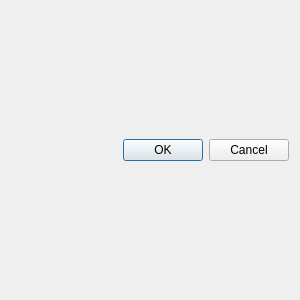
<?xml version="1.0" encoding="UTF-8"?>
<ui version="4.0">
 <class>Dialog</class>
 <widget class="QDialog" name="Dialog">
  <property name="geometry">
   <rect>
    <x>0</x>
    <y>0</y>
    <width>300</width>
    <height>300</height>
   </rect>
  </property>
  <property name="windowTitle">
   <string>Dialog</string>
  </property>
  <layout class="QHBoxLayout" name="horizontalLayout">
   <item>
    <layout class="QVBoxLayout" name="verticalLayout">
     <item>
      <layout class="QGridLayout" name="gridLayout"/>
     </item>
     <item>
      <widget class="QDialogButtonBox" name="buttonBox">
       <property name="orientation">
        <enum>Qt::Horizontal</enum>
       </property>
       <property name="standardButtons">
        <set>QDialogButtonBox::Cancel|QDialogButtonBox::Ok</set>
       </property>
      </widget>
     </item>
    </layout>
   </item>
  </layout>
 </widget>
 <resources/>
 <connections>
  <connection>
   <sender>buttonBox</sender>
   <signal>accepted()</signal>
   <receiver>Dialog</receiver>
   <slot>accept()</slot>
   <hints>
    <hint type="sourcelabel">
     <x>248</x>
     <y>254</y>
    </hint>
    <hint type="destinationlabel">
     <x>157</x>
     <y>274</y>
    </hint>
   </hints>
  </connection>
  <connection>
   <sender>buttonBox</sender>
   <signal>rejected()</signal>
   <receiver>Dialog</receiver>
   <slot>reject()</slot>
   <hints>
    <hint type="sourcelabel">
     <x>316</x>
     <y>260</y>
    </hint>
    <hint type="destinationlabel">
     <x>286</x>
     <y>274</y>
    </hint>
   </hints>
  </connection>
 </connections>
</ui>
